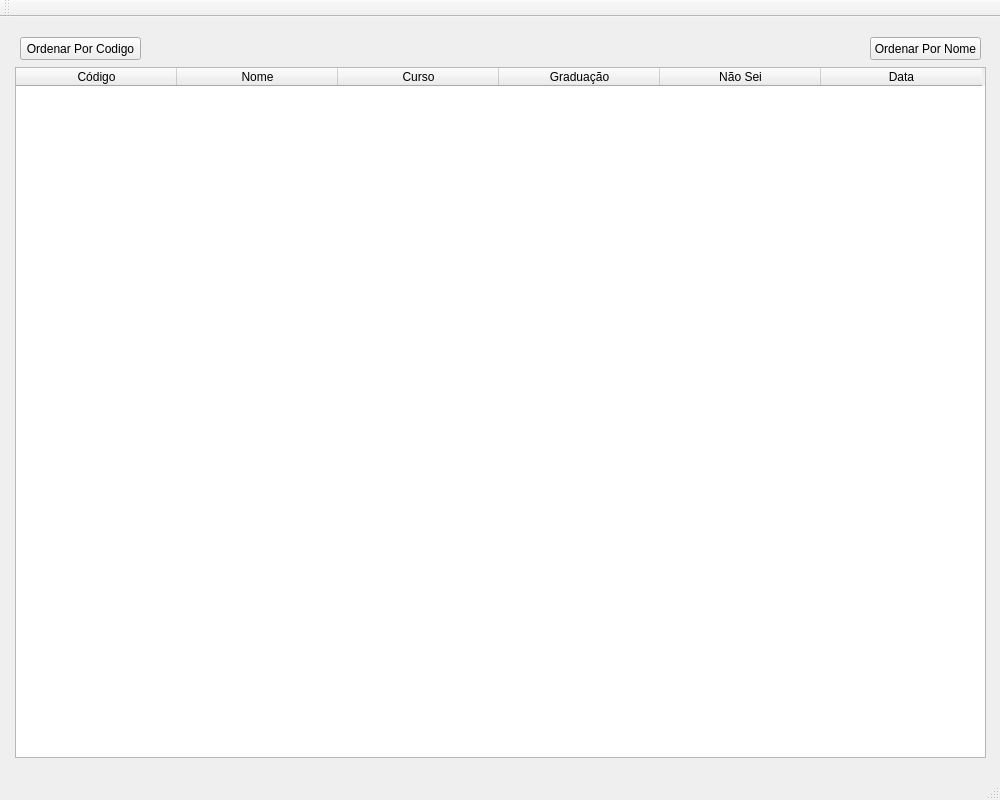
<?xml version="1.0" encoding="UTF-8"?>
<ui version="4.0">
 <class>MainWindow</class>
 <widget class="QMainWindow" name="MainWindow">
  <property name="geometry">
   <rect>
    <x>0</x>
    <y>0</y>
    <width>1000</width>
    <height>800</height>
   </rect>
  </property>
  <property name="sizePolicy">
   <sizepolicy hsizetype="Preferred" vsizetype="Preferred">
    <horstretch>0</horstretch>
    <verstretch>0</verstretch>
   </sizepolicy>
  </property>
  <property name="minimumSize">
   <size>
    <width>1000</width>
    <height>800</height>
   </size>
  </property>
  <property name="maximumSize">
   <size>
    <width>1000</width>
    <height>800</height>
   </size>
  </property>
  <property name="windowTitle">
   <string>MainWindow</string>
  </property>
  <widget class="QWidget" name="centralWidget">
   <widget class="QTableWidget" name="tableWidgetSaida">
    <property name="geometry">
     <rect>
      <x>15</x>
      <y>50</y>
      <width>971</width>
      <height>691</height>
     </rect>
    </property>
    <attribute name="horizontalHeaderDefaultSectionSize">
     <number>161</number>
    </attribute>
    <column>
     <property name="text">
      <string>Código</string>
     </property>
    </column>
    <column>
     <property name="text">
      <string>Nome</string>
     </property>
    </column>
    <column>
     <property name="text">
      <string>Curso</string>
     </property>
    </column>
    <column>
     <property name="text">
      <string>Graduação</string>
     </property>
    </column>
    <column>
     <property name="text">
      <string>Não Sei</string>
     </property>
    </column>
    <column>
     <property name="text">
      <string>Data</string>
     </property>
    </column>
   </widget>
   <widget class="QPushButton" name="pushButtonOrdenarPorCodigo">
    <property name="geometry">
     <rect>
      <x>20</x>
      <y>20</y>
      <width>121</width>
      <height>23</height>
     </rect>
    </property>
    <property name="text">
     <string>Ordenar Por Codigo</string>
    </property>
   </widget>
   <widget class="QPushButton" name="pushButtonOrdenarPorNome">
    <property name="geometry">
     <rect>
      <x>870</x>
      <y>20</y>
      <width>111</width>
      <height>23</height>
     </rect>
    </property>
    <property name="text">
     <string>Ordenar Por Nome</string>
    </property>
   </widget>
  </widget>
  <widget class="QMenuBar" name="menuBar">
   <property name="geometry">
    <rect>
     <x>0</x>
     <y>0</y>
     <width>1000</width>
     <height>21</height>
    </rect>
   </property>
  </widget>
  <widget class="QToolBar" name="mainToolBar">
   <attribute name="toolBarArea">
    <enum>TopToolBarArea</enum>
   </attribute>
   <attribute name="toolBarBreak">
    <bool>false</bool>
   </attribute>
  </widget>
  <widget class="QStatusBar" name="statusBar"/>
 </widget>
 <layoutdefault spacing="6" margin="11"/>
 <resources/>
 <connections/>
</ui>
